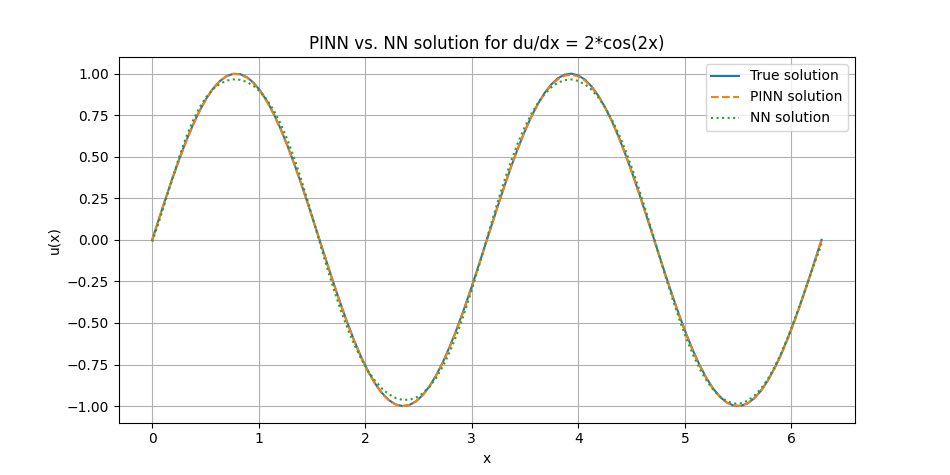

Reproduce this figure in Python.

import torch
import torch.nn as nn
import numpy as np
import matplotlib.pyplot as plt

# Define the neural network
class Net(nn.Module):
    def __init__(self):
        super(Net, self).__init__()
        self.hidden_layer1 = nn.Linear(1, 5)
        self.hidden_layer2 = nn.Linear(5, 5)
        self.output_layer = nn.Linear(5, 1)

    def forward(self, x):
        x = torch.tanh(self.hidden_layer1(x))
        x = torch.tanh(self.hidden_layer2(x))
        x = self.output_layer(x)
        return x

# Define the physics-informed loss function
def physics_informed_loss(net, x, x_boundary):
    u = net(x)
    u_x = torch.autograd.grad(u, x, grad_outputs=torch.ones_like(u), create_graph=True)[0]
    pde_residual = u_x - 2 * torch.cos(2 * x)
    
    u_boundary = net(x_boundary)
    boundary_residual = u_boundary - 0.0
    
    return torch.mean(pde_residual**2) + torch.mean(boundary_residual**2)

# Training data
x_data = torch.linspace(0, 2 * np.pi, 100).view(-1, 1)
x_data.requires_grad = True
x_boundary = torch.tensor([[0.0]], requires_grad=True)

# Create the network and optimizer
net = Net()
optimizer = torch.optim.Adam(net.parameters(), lr=0.01)

# Training loop
for i in range(1000):
    optimizer.zero_grad()
    loss = physics_informed_loss(net, x_data, x_boundary)
    loss.backward()
    optimizer.step()

    if i % 100 == 0:
        print(f"Iteration {i}, Loss: {loss.item()}")

# Plot the results
x_test = torch.linspace(0, 2 * np.pi, 100).view(-1, 1)
u_pred = net(x_test).detach().numpy()
u_true = np.sin(2 * x_test.numpy())

# Train a standard neural network
y_data = torch.sin(2 * x_data).detach()
net_nn = Net()
optimizer_nn = torch.optim.Adam(net_nn.parameters(), lr=0.01)
loss_fn = nn.MSELoss()

for i in range(1000):
    optimizer_nn.zero_grad()
    y_pred = net_nn(x_data)
    loss = loss_fn(y_pred, y_data)
    loss.backward()
    optimizer_nn.step()

    if i % 100 == 0:
        print(f"NN Iteration {i}, Loss: {loss.item()}")

# Plot the results
u_pred_nn = net_nn(x_test).detach().numpy()

plt.figure(figsize=(10, 8))
plt.plot(x_test.numpy(), u_true, label="True solution")
plt.plot(x_test.numpy(), u_pred, label="PINN solution", linestyle="--")
plt.plot(x_test.numpy(), u_pred_nn, label="NN solution", linestyle=":")
plt.xlabel("x")
plt.ylabel("u(x)")
plt.legend()
plt.title("PINN vs. NN solution for du/dx = 2*cos(2x)")
plt.grid(True)
plt.show()
plt.savefig('pinn_vs_nn_solution.png')
